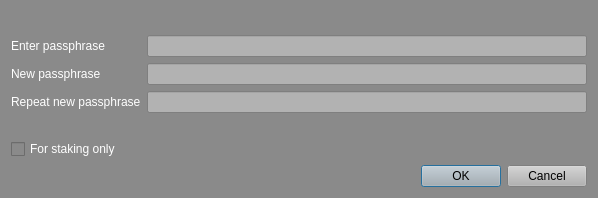
<?xml version="1.0" encoding="UTF-8"?>
<ui version="4.0">
 <class>AskPassphraseDialog</class>
 <widget class="QDialog" name="AskPassphraseDialog">
  <property name="geometry">
   <rect>
    <x>0</x>
    <y>0</y>
    <width>598</width>
    <height>198</height>
   </rect>
  </property>
  <property name="sizePolicy">
   <sizepolicy hsizetype="Preferred" vsizetype="Minimum">
    <horstretch>0</horstretch>
    <verstretch>0</verstretch>
   </sizepolicy>
  </property>
  <property name="minimumSize">
   <size>
    <width>550</width>
    <height>0</height>
   </size>
  </property>
  <property name="palette">
   <palette>
    <active>
     <colorrole role="WindowText">
      <brush brushstyle="SolidPattern">
       <color alpha="255">
        <red>255</red>
        <green>255</green>
        <blue>255</blue>
       </color>
      </brush>
     </colorrole>
     <colorrole role="Button">
      <brush brushstyle="SolidPattern">
       <color alpha="255">
        <red>255</red>
        <green>255</green>
        <blue>255</blue>
       </color>
      </brush>
     </colorrole>
     <colorrole role="Light">
      <brush brushstyle="SolidPattern">
       <color alpha="255">
        <red>207</red>
        <green>207</green>
        <blue>207</blue>
       </color>
      </brush>
     </colorrole>
     <colorrole role="Midlight">
      <brush brushstyle="SolidPattern">
       <color alpha="255">
        <red>172</red>
        <green>172</green>
        <blue>172</blue>
       </color>
      </brush>
     </colorrole>
     <colorrole role="Dark">
      <brush brushstyle="SolidPattern">
       <color alpha="255">
        <red>69</red>
        <green>69</green>
        <blue>69</blue>
       </color>
      </brush>
     </colorrole>
     <colorrole role="Mid">
      <brush brushstyle="SolidPattern">
       <color alpha="255">
        <red>92</red>
        <green>92</green>
        <blue>92</blue>
       </color>
      </brush>
     </colorrole>
     <colorrole role="Text">
      <brush brushstyle="SolidPattern">
       <color alpha="255">
        <red>255</red>
        <green>255</green>
        <blue>255</blue>
       </color>
      </brush>
     </colorrole>
     <colorrole role="BrightText">
      <brush brushstyle="SolidPattern">
       <color alpha="255">
        <red>255</red>
        <green>255</green>
        <blue>255</blue>
       </color>
      </brush>
     </colorrole>
     <colorrole role="ButtonText">
      <brush brushstyle="SolidPattern">
       <color alpha="255">
        <red>0</red>
        <green>0</green>
        <blue>0</blue>
       </color>
      </brush>
     </colorrole>
     <colorrole role="Base">
      <brush brushstyle="SolidPattern">
       <color alpha="255">
        <red>138</red>
        <green>138</green>
        <blue>138</blue>
       </color>
      </brush>
     </colorrole>
     <colorrole role="Window">
      <brush brushstyle="SolidPattern">
       <color alpha="255">
        <red>138</red>
        <green>138</green>
        <blue>138</blue>
       </color>
      </brush>
     </colorrole>
     <colorrole role="Shadow">
      <brush brushstyle="SolidPattern">
       <color alpha="255">
        <red>0</red>
        <green>0</green>
        <blue>0</blue>
       </color>
      </brush>
     </colorrole>
     <colorrole role="AlternateBase">
      <brush brushstyle="SolidPattern">
       <color alpha="255">
        <red>138</red>
        <green>138</green>
        <blue>138</blue>
       </color>
      </brush>
     </colorrole>
     <colorrole role="NoRole">
      <brush brushstyle="SolidPattern">
       <color alpha="255">
        <red>138</red>
        <green>138</green>
        <blue>138</blue>
       </color>
      </brush>
     </colorrole>
     <colorrole role="ToolTipBase">
      <brush brushstyle="SolidPattern">
       <color alpha="255">
        <red>138</red>
        <green>138</green>
        <blue>138</blue>
       </color>
      </brush>
     </colorrole>
     <colorrole role="ToolTipText">
      <brush brushstyle="SolidPattern">
       <color alpha="255">
        <red>255</red>
        <green>255</green>
        <blue>255</blue>
       </color>
      </brush>
     </colorrole>
    </active>
    <inactive>
     <colorrole role="WindowText">
      <brush brushstyle="SolidPattern">
       <color alpha="255">
        <red>255</red>
        <green>255</green>
        <blue>255</blue>
       </color>
      </brush>
     </colorrole>
     <colorrole role="Button">
      <brush brushstyle="SolidPattern">
       <color alpha="255">
        <red>255</red>
        <green>255</green>
        <blue>255</blue>
       </color>
      </brush>
     </colorrole>
     <colorrole role="Light">
      <brush brushstyle="SolidPattern">
       <color alpha="255">
        <red>207</red>
        <green>207</green>
        <blue>207</blue>
       </color>
      </brush>
     </colorrole>
     <colorrole role="Midlight">
      <brush brushstyle="SolidPattern">
       <color alpha="255">
        <red>172</red>
        <green>172</green>
        <blue>172</blue>
       </color>
      </brush>
     </colorrole>
     <colorrole role="Dark">
      <brush brushstyle="SolidPattern">
       <color alpha="255">
        <red>69</red>
        <green>69</green>
        <blue>69</blue>
       </color>
      </brush>
     </colorrole>
     <colorrole role="Mid">
      <brush brushstyle="SolidPattern">
       <color alpha="255">
        <red>92</red>
        <green>92</green>
        <blue>92</blue>
       </color>
      </brush>
     </colorrole>
     <colorrole role="Text">
      <brush brushstyle="SolidPattern">
       <color alpha="255">
        <red>255</red>
        <green>255</green>
        <blue>255</blue>
       </color>
      </brush>
     </colorrole>
     <colorrole role="BrightText">
      <brush brushstyle="SolidPattern">
       <color alpha="255">
        <red>255</red>
        <green>255</green>
        <blue>255</blue>
       </color>
      </brush>
     </colorrole>
     <colorrole role="ButtonText">
      <brush brushstyle="SolidPattern">
       <color alpha="255">
        <red>0</red>
        <green>0</green>
        <blue>0</blue>
       </color>
      </brush>
     </colorrole>
     <colorrole role="Base">
      <brush brushstyle="SolidPattern">
       <color alpha="255">
        <red>138</red>
        <green>138</green>
        <blue>138</blue>
       </color>
      </brush>
     </colorrole>
     <colorrole role="Window">
      <brush brushstyle="SolidPattern">
       <color alpha="255">
        <red>138</red>
        <green>138</green>
        <blue>138</blue>
       </color>
      </brush>
     </colorrole>
     <colorrole role="Shadow">
      <brush brushstyle="SolidPattern">
       <color alpha="255">
        <red>0</red>
        <green>0</green>
        <blue>0</blue>
       </color>
      </brush>
     </colorrole>
     <colorrole role="AlternateBase">
      <brush brushstyle="SolidPattern">
       <color alpha="255">
        <red>138</red>
        <green>138</green>
        <blue>138</blue>
       </color>
      </brush>
     </colorrole>
     <colorrole role="NoRole">
      <brush brushstyle="SolidPattern">
       <color alpha="255">
        <red>138</red>
        <green>138</green>
        <blue>138</blue>
       </color>
      </brush>
     </colorrole>
     <colorrole role="ToolTipBase">
      <brush brushstyle="SolidPattern">
       <color alpha="255">
        <red>138</red>
        <green>138</green>
        <blue>138</blue>
       </color>
      </brush>
     </colorrole>
     <colorrole role="ToolTipText">
      <brush brushstyle="SolidPattern">
       <color alpha="255">
        <red>255</red>
        <green>255</green>
        <blue>255</blue>
       </color>
      </brush>
     </colorrole>
    </inactive>
    <disabled>
     <colorrole role="WindowText">
      <brush brushstyle="SolidPattern">
       <color alpha="255">
        <red>69</red>
        <green>69</green>
        <blue>69</blue>
       </color>
      </brush>
     </colorrole>
     <colorrole role="Button">
      <brush brushstyle="SolidPattern">
       <color alpha="255">
        <red>255</red>
        <green>255</green>
        <blue>255</blue>
       </color>
      </brush>
     </colorrole>
     <colorrole role="Light">
      <brush brushstyle="SolidPattern">
       <color alpha="255">
        <red>207</red>
        <green>207</green>
        <blue>207</blue>
       </color>
      </brush>
     </colorrole>
     <colorrole role="Midlight">
      <brush brushstyle="SolidPattern">
       <color alpha="255">
        <red>172</red>
        <green>172</green>
        <blue>172</blue>
       </color>
      </brush>
     </colorrole>
     <colorrole role="Dark">
      <brush brushstyle="SolidPattern">
       <color alpha="255">
        <red>69</red>
        <green>69</green>
        <blue>69</blue>
       </color>
      </brush>
     </colorrole>
     <colorrole role="Mid">
      <brush brushstyle="SolidPattern">
       <color alpha="255">
        <red>92</red>
        <green>92</green>
        <blue>92</blue>
       </color>
      </brush>
     </colorrole>
     <colorrole role="Text">
      <brush brushstyle="SolidPattern">
       <color alpha="255">
        <red>69</red>
        <green>69</green>
        <blue>69</blue>
       </color>
      </brush>
     </colorrole>
     <colorrole role="BrightText">
      <brush brushstyle="SolidPattern">
       <color alpha="255">
        <red>255</red>
        <green>255</green>
        <blue>255</blue>
       </color>
      </brush>
     </colorrole>
     <colorrole role="ButtonText">
      <brush brushstyle="SolidPattern">
       <color alpha="255">
        <red>69</red>
        <green>69</green>
        <blue>69</blue>
       </color>
      </brush>
     </colorrole>
     <colorrole role="Base">
      <brush brushstyle="SolidPattern">
       <color alpha="255">
        <red>138</red>
        <green>138</green>
        <blue>138</blue>
       </color>
      </brush>
     </colorrole>
     <colorrole role="Window">
      <brush brushstyle="SolidPattern">
       <color alpha="255">
        <red>138</red>
        <green>138</green>
        <blue>138</blue>
       </color>
      </brush>
     </colorrole>
     <colorrole role="Shadow">
      <brush brushstyle="SolidPattern">
       <color alpha="255">
        <red>0</red>
        <green>0</green>
        <blue>0</blue>
       </color>
      </brush>
     </colorrole>
     <colorrole role="AlternateBase">
      <brush brushstyle="SolidPattern">
       <color alpha="255">
        <red>138</red>
        <green>138</green>
        <blue>138</blue>
       </color>
      </brush>
     </colorrole>
     <colorrole role="NoRole">
      <brush brushstyle="SolidPattern">
       <color alpha="255">
        <red>138</red>
        <green>138</green>
        <blue>138</blue>
       </color>
      </brush>
     </colorrole>
     <colorrole role="ToolTipBase">
      <brush brushstyle="SolidPattern">
       <color alpha="255">
        <red>138</red>
        <green>138</green>
        <blue>138</blue>
       </color>
      </brush>
     </colorrole>
     <colorrole role="ToolTipText">
      <brush brushstyle="SolidPattern">
       <color alpha="255">
        <red>255</red>
        <green>255</green>
        <blue>255</blue>
       </color>
      </brush>
     </colorrole>
    </disabled>
   </palette>
  </property>
  <property name="windowTitle">
   <string>Passphrase Dialog</string>
  </property>
  <property name="autoFillBackground">
   <bool>true</bool>
  </property>
  <layout class="QVBoxLayout" name="verticalLayout">
   <item>
    <widget class="QLabel" name="warningLabel">
     <property name="textFormat">
      <enum>Qt::RichText</enum>
     </property>
     <property name="wordWrap">
      <bool>true</bool>
     </property>
    </widget>
   </item>
   <item>
    <layout class="QFormLayout" name="formLayout">
     <property name="fieldGrowthPolicy">
      <enum>QFormLayout::AllNonFixedFieldsGrow</enum>
     </property>
     <item row="0" column="0">
      <widget class="QLabel" name="passLabel1">
       <property name="text">
        <string>&lt;html&gt;&lt;head/&gt;&lt;body&gt;&lt;p&gt;&lt;span style=&quot; color:#ffffff;&quot;&gt;Enter passphrase&lt;/span&gt;&lt;/p&gt;&lt;/body&gt;&lt;/html&gt;</string>
       </property>
      </widget>
     </item>
     <item row="0" column="1">
      <widget class="QLineEdit" name="passEdit1">
       <property name="palette">
        <palette>
         <active>
          <colorrole role="WindowText">
           <brush brushstyle="SolidPattern">
            <color alpha="255">
             <red>255</red>
             <green>255</green>
             <blue>255</blue>
            </color>
           </brush>
          </colorrole>
          <colorrole role="Button">
           <brush brushstyle="SolidPattern">
            <color alpha="255">
             <red>178</red>
             <green>178</green>
             <blue>178</blue>
            </color>
           </brush>
          </colorrole>
          <colorrole role="Text">
           <brush brushstyle="SolidPattern">
            <color alpha="255">
             <red>255</red>
             <green>255</green>
             <blue>255</blue>
            </color>
           </brush>
          </colorrole>
          <colorrole role="ButtonText">
           <brush brushstyle="SolidPattern">
            <color alpha="255">
             <red>255</red>
             <green>255</green>
             <blue>255</blue>
            </color>
           </brush>
          </colorrole>
          <colorrole role="Base">
           <brush brushstyle="SolidPattern">
            <color alpha="255">
             <red>178</red>
             <green>178</green>
             <blue>178</blue>
            </color>
           </brush>
          </colorrole>
          <colorrole role="Window">
           <brush brushstyle="SolidPattern">
            <color alpha="255">
             <red>178</red>
             <green>178</green>
             <blue>178</blue>
            </color>
           </brush>
          </colorrole>
          <colorrole role="Shadow">
           <brush brushstyle="SolidPattern">
            <color alpha="255">
             <red>90</red>
             <green>104</green>
             <blue>118</blue>
            </color>
           </brush>
          </colorrole>
          <colorrole role="ToolTipText">
           <brush brushstyle="SolidPattern">
            <color alpha="255">
             <red>255</red>
             <green>255</green>
             <blue>255</blue>
            </color>
           </brush>
          </colorrole>
         </active>
         <inactive>
          <colorrole role="WindowText">
           <brush brushstyle="SolidPattern">
            <color alpha="255">
             <red>255</red>
             <green>255</green>
             <blue>255</blue>
            </color>
           </brush>
          </colorrole>
          <colorrole role="Button">
           <brush brushstyle="SolidPattern">
            <color alpha="255">
             <red>178</red>
             <green>178</green>
             <blue>178</blue>
            </color>
           </brush>
          </colorrole>
          <colorrole role="Text">
           <brush brushstyle="SolidPattern">
            <color alpha="255">
             <red>255</red>
             <green>255</green>
             <blue>255</blue>
            </color>
           </brush>
          </colorrole>
          <colorrole role="ButtonText">
           <brush brushstyle="SolidPattern">
            <color alpha="255">
             <red>255</red>
             <green>255</green>
             <blue>255</blue>
            </color>
           </brush>
          </colorrole>
          <colorrole role="Base">
           <brush brushstyle="SolidPattern">
            <color alpha="255">
             <red>178</red>
             <green>178</green>
             <blue>178</blue>
            </color>
           </brush>
          </colorrole>
          <colorrole role="Window">
           <brush brushstyle="SolidPattern">
            <color alpha="255">
             <red>178</red>
             <green>178</green>
             <blue>178</blue>
            </color>
           </brush>
          </colorrole>
          <colorrole role="Shadow">
           <brush brushstyle="SolidPattern">
            <color alpha="255">
             <red>90</red>
             <green>104</green>
             <blue>118</blue>
            </color>
           </brush>
          </colorrole>
          <colorrole role="ToolTipText">
           <brush brushstyle="SolidPattern">
            <color alpha="255">
             <red>255</red>
             <green>255</green>
             <blue>255</blue>
            </color>
           </brush>
          </colorrole>
         </inactive>
         <disabled>
          <colorrole role="WindowText">
           <brush brushstyle="SolidPattern">
            <color alpha="255">
             <red>255</red>
             <green>255</green>
             <blue>255</blue>
            </color>
           </brush>
          </colorrole>
          <colorrole role="Button">
           <brush brushstyle="SolidPattern">
            <color alpha="255">
             <red>178</red>
             <green>178</green>
             <blue>178</blue>
            </color>
           </brush>
          </colorrole>
          <colorrole role="Text">
           <brush brushstyle="SolidPattern">
            <color alpha="255">
             <red>255</red>
             <green>255</green>
             <blue>255</blue>
            </color>
           </brush>
          </colorrole>
          <colorrole role="ButtonText">
           <brush brushstyle="SolidPattern">
            <color alpha="255">
             <red>255</red>
             <green>255</green>
             <blue>255</blue>
            </color>
           </brush>
          </colorrole>
          <colorrole role="Base">
           <brush brushstyle="SolidPattern">
            <color alpha="255">
             <red>178</red>
             <green>178</green>
             <blue>178</blue>
            </color>
           </brush>
          </colorrole>
          <colorrole role="Window">
           <brush brushstyle="SolidPattern">
            <color alpha="255">
             <red>178</red>
             <green>178</green>
             <blue>178</blue>
            </color>
           </brush>
          </colorrole>
          <colorrole role="Shadow">
           <brush brushstyle="SolidPattern">
            <color alpha="255">
             <red>90</red>
             <green>104</green>
             <blue>118</blue>
            </color>
           </brush>
          </colorrole>
          <colorrole role="ToolTipText">
           <brush brushstyle="SolidPattern">
            <color alpha="255">
             <red>255</red>
             <green>255</green>
             <blue>255</blue>
            </color>
           </brush>
          </colorrole>
         </disabled>
        </palette>
       </property>
       <property name="autoFillBackground">
        <bool>false</bool>
       </property>
       <property name="styleSheet">
        <string notr="true">background-color: rgb(178, 178, 178);
color: rgb(255,255,255);</string>
       </property>
       <property name="echoMode">
        <enum>QLineEdit::Password</enum>
       </property>
      </widget>
     </item>
     <item row="1" column="0">
      <widget class="QLabel" name="passLabel2">
       <property name="text">
        <string>&lt;html&gt;&lt;head/&gt;&lt;body&gt;&lt;p&gt;&lt;span style=&quot; color:#ffffff;&quot;&gt;New passphrase&lt;/span&gt;&lt;/p&gt;&lt;/body&gt;&lt;/html&gt;</string>
       </property>
      </widget>
     </item>
     <item row="1" column="1">
      <widget class="QLineEdit" name="passEdit2">
       <property name="palette">
        <palette>
         <active>
          <colorrole role="WindowText">
           <brush brushstyle="SolidPattern">
            <color alpha="255">
             <red>255</red>
             <green>255</green>
             <blue>255</blue>
            </color>
           </brush>
          </colorrole>
          <colorrole role="Button">
           <brush brushstyle="SolidPattern">
            <color alpha="255">
             <red>178</red>
             <green>178</green>
             <blue>178</blue>
            </color>
           </brush>
          </colorrole>
          <colorrole role="Text">
           <brush brushstyle="SolidPattern">
            <color alpha="255">
             <red>255</red>
             <green>255</green>
             <blue>255</blue>
            </color>
           </brush>
          </colorrole>
          <colorrole role="ButtonText">
           <brush brushstyle="SolidPattern">
            <color alpha="255">
             <red>255</red>
             <green>255</green>
             <blue>255</blue>
            </color>
           </brush>
          </colorrole>
          <colorrole role="Base">
           <brush brushstyle="SolidPattern">
            <color alpha="255">
             <red>178</red>
             <green>178</green>
             <blue>178</blue>
            </color>
           </brush>
          </colorrole>
          <colorrole role="Window">
           <brush brushstyle="SolidPattern">
            <color alpha="255">
             <red>178</red>
             <green>178</green>
             <blue>178</blue>
            </color>
           </brush>
          </colorrole>
          <colorrole role="Shadow">
           <brush brushstyle="SolidPattern">
            <color alpha="255">
             <red>90</red>
             <green>104</green>
             <blue>118</blue>
            </color>
           </brush>
          </colorrole>
         </active>
         <inactive>
          <colorrole role="WindowText">
           <brush brushstyle="SolidPattern">
            <color alpha="255">
             <red>255</red>
             <green>255</green>
             <blue>255</blue>
            </color>
           </brush>
          </colorrole>
          <colorrole role="Button">
           <brush brushstyle="SolidPattern">
            <color alpha="255">
             <red>178</red>
             <green>178</green>
             <blue>178</blue>
            </color>
           </brush>
          </colorrole>
          <colorrole role="Text">
           <brush brushstyle="SolidPattern">
            <color alpha="255">
             <red>255</red>
             <green>255</green>
             <blue>255</blue>
            </color>
           </brush>
          </colorrole>
          <colorrole role="ButtonText">
           <brush brushstyle="SolidPattern">
            <color alpha="255">
             <red>255</red>
             <green>255</green>
             <blue>255</blue>
            </color>
           </brush>
          </colorrole>
          <colorrole role="Base">
           <brush brushstyle="SolidPattern">
            <color alpha="255">
             <red>178</red>
             <green>178</green>
             <blue>178</blue>
            </color>
           </brush>
          </colorrole>
          <colorrole role="Window">
           <brush brushstyle="SolidPattern">
            <color alpha="255">
             <red>178</red>
             <green>178</green>
             <blue>178</blue>
            </color>
           </brush>
          </colorrole>
          <colorrole role="Shadow">
           <brush brushstyle="SolidPattern">
            <color alpha="255">
             <red>90</red>
             <green>104</green>
             <blue>118</blue>
            </color>
           </brush>
          </colorrole>
         </inactive>
         <disabled>
          <colorrole role="WindowText">
           <brush brushstyle="SolidPattern">
            <color alpha="255">
             <red>255</red>
             <green>255</green>
             <blue>255</blue>
            </color>
           </brush>
          </colorrole>
          <colorrole role="Button">
           <brush brushstyle="SolidPattern">
            <color alpha="255">
             <red>178</red>
             <green>178</green>
             <blue>178</blue>
            </color>
           </brush>
          </colorrole>
          <colorrole role="Text">
           <brush brushstyle="SolidPattern">
            <color alpha="255">
             <red>255</red>
             <green>255</green>
             <blue>255</blue>
            </color>
           </brush>
          </colorrole>
          <colorrole role="ButtonText">
           <brush brushstyle="SolidPattern">
            <color alpha="255">
             <red>255</red>
             <green>255</green>
             <blue>255</blue>
            </color>
           </brush>
          </colorrole>
          <colorrole role="Base">
           <brush brushstyle="SolidPattern">
            <color alpha="255">
             <red>178</red>
             <green>178</green>
             <blue>178</blue>
            </color>
           </brush>
          </colorrole>
          <colorrole role="Window">
           <brush brushstyle="SolidPattern">
            <color alpha="255">
             <red>178</red>
             <green>178</green>
             <blue>178</blue>
            </color>
           </brush>
          </colorrole>
          <colorrole role="Shadow">
           <brush brushstyle="SolidPattern">
            <color alpha="255">
             <red>90</red>
             <green>104</green>
             <blue>118</blue>
            </color>
           </brush>
          </colorrole>
         </disabled>
        </palette>
       </property>
       <property name="autoFillBackground">
        <bool>false</bool>
       </property>
       <property name="styleSheet">
        <string notr="true">background-color: rgb(178, 178, 178);
color: rgb(255,255,255);</string>
       </property>
       <property name="echoMode">
        <enum>QLineEdit::Password</enum>
       </property>
      </widget>
     </item>
     <item row="2" column="0">
      <widget class="QLabel" name="passLabel3">
       <property name="text">
        <string>&lt;html&gt;&lt;head/&gt;&lt;body&gt;&lt;p&gt;&lt;span style=&quot; color:#ffffff;&quot;&gt;Repeat new passphrase&lt;/span&gt;&lt;/p&gt;&lt;/body&gt;&lt;/html&gt;</string>
       </property>
      </widget>
     </item>
     <item row="2" column="1">
      <widget class="QLineEdit" name="passEdit3">
       <property name="palette">
        <palette>
         <active>
          <colorrole role="WindowText">
           <brush brushstyle="SolidPattern">
            <color alpha="255">
             <red>255</red>
             <green>255</green>
             <blue>255</blue>
            </color>
           </brush>
          </colorrole>
          <colorrole role="Button">
           <brush brushstyle="SolidPattern">
            <color alpha="255">
             <red>178</red>
             <green>178</green>
             <blue>178</blue>
            </color>
           </brush>
          </colorrole>
          <colorrole role="Text">
           <brush brushstyle="SolidPattern">
            <color alpha="255">
             <red>255</red>
             <green>255</green>
             <blue>255</blue>
            </color>
           </brush>
          </colorrole>
          <colorrole role="ButtonText">
           <brush brushstyle="SolidPattern">
            <color alpha="255">
             <red>255</red>
             <green>255</green>
             <blue>255</blue>
            </color>
           </brush>
          </colorrole>
          <colorrole role="Base">
           <brush brushstyle="SolidPattern">
            <color alpha="255">
             <red>178</red>
             <green>178</green>
             <blue>178</blue>
            </color>
           </brush>
          </colorrole>
          <colorrole role="Window">
           <brush brushstyle="SolidPattern">
            <color alpha="255">
             <red>178</red>
             <green>178</green>
             <blue>178</blue>
            </color>
           </brush>
          </colorrole>
          <colorrole role="Shadow">
           <brush brushstyle="SolidPattern">
            <color alpha="255">
             <red>90</red>
             <green>104</green>
             <blue>118</blue>
            </color>
           </brush>
          </colorrole>
         </active>
         <inactive>
          <colorrole role="WindowText">
           <brush brushstyle="SolidPattern">
            <color alpha="255">
             <red>255</red>
             <green>255</green>
             <blue>255</blue>
            </color>
           </brush>
          </colorrole>
          <colorrole role="Button">
           <brush brushstyle="SolidPattern">
            <color alpha="255">
             <red>178</red>
             <green>178</green>
             <blue>178</blue>
            </color>
           </brush>
          </colorrole>
          <colorrole role="Text">
           <brush brushstyle="SolidPattern">
            <color alpha="255">
             <red>255</red>
             <green>255</green>
             <blue>255</blue>
            </color>
           </brush>
          </colorrole>
          <colorrole role="ButtonText">
           <brush brushstyle="SolidPattern">
            <color alpha="255">
             <red>255</red>
             <green>255</green>
             <blue>255</blue>
            </color>
           </brush>
          </colorrole>
          <colorrole role="Base">
           <brush brushstyle="SolidPattern">
            <color alpha="255">
             <red>178</red>
             <green>178</green>
             <blue>178</blue>
            </color>
           </brush>
          </colorrole>
          <colorrole role="Window">
           <brush brushstyle="SolidPattern">
            <color alpha="255">
             <red>178</red>
             <green>178</green>
             <blue>178</blue>
            </color>
           </brush>
          </colorrole>
          <colorrole role="Shadow">
           <brush brushstyle="SolidPattern">
            <color alpha="255">
             <red>90</red>
             <green>104</green>
             <blue>118</blue>
            </color>
           </brush>
          </colorrole>
         </inactive>
         <disabled>
          <colorrole role="WindowText">
           <brush brushstyle="SolidPattern">
            <color alpha="255">
             <red>255</red>
             <green>255</green>
             <blue>255</blue>
            </color>
           </brush>
          </colorrole>
          <colorrole role="Button">
           <brush brushstyle="SolidPattern">
            <color alpha="255">
             <red>178</red>
             <green>178</green>
             <blue>178</blue>
            </color>
           </brush>
          </colorrole>
          <colorrole role="Text">
           <brush brushstyle="SolidPattern">
            <color alpha="255">
             <red>255</red>
             <green>255</green>
             <blue>255</blue>
            </color>
           </brush>
          </colorrole>
          <colorrole role="ButtonText">
           <brush brushstyle="SolidPattern">
            <color alpha="255">
             <red>255</red>
             <green>255</green>
             <blue>255</blue>
            </color>
           </brush>
          </colorrole>
          <colorrole role="Base">
           <brush brushstyle="SolidPattern">
            <color alpha="255">
             <red>178</red>
             <green>178</green>
             <blue>178</blue>
            </color>
           </brush>
          </colorrole>
          <colorrole role="Window">
           <brush brushstyle="SolidPattern">
            <color alpha="255">
             <red>178</red>
             <green>178</green>
             <blue>178</blue>
            </color>
           </brush>
          </colorrole>
          <colorrole role="Shadow">
           <brush brushstyle="SolidPattern">
            <color alpha="255">
             <red>90</red>
             <green>104</green>
             <blue>118</blue>
            </color>
           </brush>
          </colorrole>
         </disabled>
        </palette>
       </property>
       <property name="autoFillBackground">
        <bool>false</bool>
       </property>
       <property name="styleSheet">
        <string notr="true">background-color: rgb(178, 178, 178);
color: rgb(255,255,255);</string>
       </property>
       <property name="echoMode">
        <enum>QLineEdit::Password</enum>
       </property>
      </widget>
     </item>
     <item row="3" column="1">
      <widget class="QLabel" name="capsLabel">
       <property name="font">
        <font>
         <weight>75</weight>
         <bold>true</bold>
        </font>
       </property>
       <property name="text">
        <string/>
       </property>
       <property name="alignment">
        <set>Qt::AlignCenter</set>
       </property>
      </widget>
     </item>
     <item row="4" column="0">
      <widget class="QCheckBox" name="stakingCheckBox">
       <property name="enabled">
        <bool>true</bool>
       </property>
       <property name="visible">
        <bool>true</bool>
       </property>
       <property name="toolTip">
        <string>Serves to disable the trivial sendmoney when OS account compromised. Provides no real security.</string>
       </property>
       <property name="styleSheet">
        <string notr="true">background-color: rgb(138, 138, 138);
color: rgb(255, 255, 255);</string>
       </property>
       <property name="text">
        <string>For staking only</string>
       </property>
      </widget>
     </item>
    </layout>
   </item>
   <item>
    <widget class="QDialogButtonBox" name="buttonBox">
     <property name="palette">
      <palette>
       <active>
        <colorrole role="Button">
         <brush brushstyle="SolidPattern">
          <color alpha="255">
           <red>178</red>
           <green>178</green>
           <blue>178</blue>
          </color>
         </brush>
        </colorrole>
        <colorrole role="ButtonText">
         <brush brushstyle="SolidPattern">
          <color alpha="255">
           <red>255</red>
           <green>255</green>
           <blue>255</blue>
          </color>
         </brush>
        </colorrole>
        <colorrole role="Base">
         <brush brushstyle="SolidPattern">
          <color alpha="255">
           <red>178</red>
           <green>178</green>
           <blue>178</blue>
          </color>
         </brush>
        </colorrole>
        <colorrole role="Window">
         <brush brushstyle="SolidPattern">
          <color alpha="255">
           <red>178</red>
           <green>178</green>
           <blue>178</blue>
          </color>
         </brush>
        </colorrole>
        <colorrole role="Highlight">
         <brush brushstyle="SolidPattern">
          <color alpha="255">
           <red>240</red>
           <green>119</green>
           <blue>70</blue>
          </color>
         </brush>
        </colorrole>
       </active>
       <inactive>
        <colorrole role="Button">
         <brush brushstyle="SolidPattern">
          <color alpha="255">
           <red>178</red>
           <green>178</green>
           <blue>178</blue>
          </color>
         </brush>
        </colorrole>
        <colorrole role="ButtonText">
         <brush brushstyle="SolidPattern">
          <color alpha="255">
           <red>255</red>
           <green>255</green>
           <blue>255</blue>
          </color>
         </brush>
        </colorrole>
        <colorrole role="Base">
         <brush brushstyle="SolidPattern">
          <color alpha="255">
           <red>178</red>
           <green>178</green>
           <blue>178</blue>
          </color>
         </brush>
        </colorrole>
        <colorrole role="Window">
         <brush brushstyle="SolidPattern">
          <color alpha="255">
           <red>178</red>
           <green>178</green>
           <blue>178</blue>
          </color>
         </brush>
        </colorrole>
        <colorrole role="Highlight">
         <brush brushstyle="SolidPattern">
          <color alpha="255">
           <red>178</red>
           <green>178</green>
           <blue>178</blue>
          </color>
         </brush>
        </colorrole>
       </inactive>
       <disabled>
        <colorrole role="Button">
         <brush brushstyle="SolidPattern">
          <color alpha="255">
           <red>178</red>
           <green>178</green>
           <blue>178</blue>
          </color>
         </brush>
        </colorrole>
        <colorrole role="ButtonText">
         <brush brushstyle="SolidPattern">
          <color alpha="255">
           <red>138</red>
           <green>138</green>
           <blue>138</blue>
          </color>
         </brush>
        </colorrole>
        <colorrole role="Base">
         <brush brushstyle="SolidPattern">
          <color alpha="255">
           <red>178</red>
           <green>178</green>
           <blue>178</blue>
          </color>
         </brush>
        </colorrole>
        <colorrole role="Window">
         <brush brushstyle="SolidPattern">
          <color alpha="255">
           <red>178</red>
           <green>178</green>
           <blue>178</blue>
          </color>
         </brush>
        </colorrole>
        <colorrole role="Highlight">
         <brush brushstyle="SolidPattern">
          <color alpha="255">
           <red>178</red>
           <green>178</green>
           <blue>178</blue>
          </color>
         </brush>
        </colorrole>
       </disabled>
      </palette>
     </property>
     <property name="autoFillBackground">
      <bool>false</bool>
     </property>
     <property name="styleSheet">
      <string notr="true">background-color: rgb(178, 178, 178);</string>
     </property>
     <property name="orientation">
      <enum>Qt::Horizontal</enum>
     </property>
     <property name="standardButtons">
      <set>QDialogButtonBox::Cancel|QDialogButtonBox::Ok</set>
     </property>
    </widget>
   </item>
  </layout>
 </widget>
 <resources/>
 <connections>
  <connection>
   <sender>buttonBox</sender>
   <signal>accepted()</signal>
   <receiver>AskPassphraseDialog</receiver>
   <slot>accept()</slot>
   <hints>
    <hint type="sourcelabel">
     <x>248</x>
     <y>254</y>
    </hint>
    <hint type="destinationlabel">
     <x>157</x>
     <y>274</y>
    </hint>
   </hints>
  </connection>
  <connection>
   <sender>buttonBox</sender>
   <signal>rejected()</signal>
   <receiver>AskPassphraseDialog</receiver>
   <slot>reject()</slot>
   <hints>
    <hint type="sourcelabel">
     <x>316</x>
     <y>260</y>
    </hint>
    <hint type="destinationlabel">
     <x>286</x>
     <y>274</y>
    </hint>
   </hints>
  </connection>
 </connections>
</ui>
